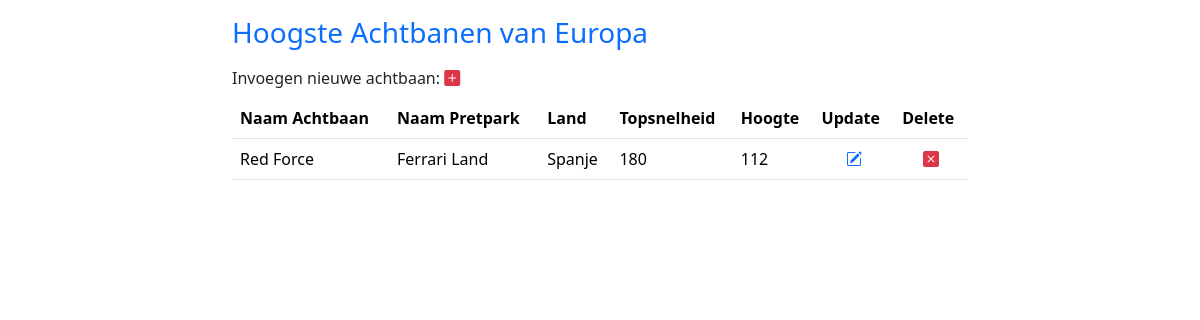
Before: / with the older database file.
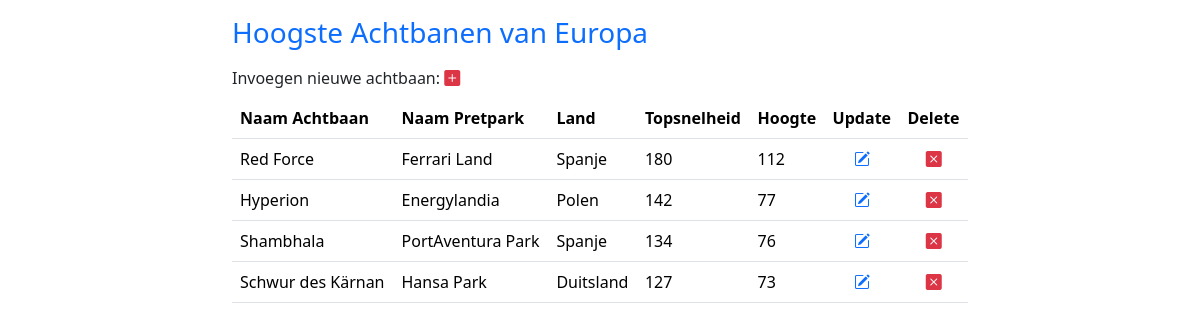
After: the same page with the newer database file.
### tables this page shows
CREATE TABLE AchtbanenVanEuropa
(
     Id                 SMALLINT        UNSIGNED    NOT NULL        AUTO_INCREMENT
    ,Naam               VARCHAR(50)                 NOT NULL
    ,Pretpark           VARCHAR(50)                 NOT NULL
    ,Land               VARCHAR(50)                 NOT NULL
    ,Topsnelheid        TINYINT         UNSIGNED    NOT NULL
    ,Hoogte             TINYINT         UNSIGNED    NOT NULL
    ,IsActief           BIT                         NOT NULL        DEFAULT 1
    ,Opmerking          VARCHAR(255)                    NULL        DEFAULT NULL
    ,DatumAangemaakt    DATETIME(6)                 NOT NULL
    ,DatumGewijzigd     DATETIME(6)                 NOT NULL
    ,CONSTRAINT         PK_AchtbanenVanEuropa_Id    PRIMARY KEY     CLUSTERED(Id)
);

### index.php (the view, shortened to what this page needs)
<?php
include('config/config.php');
$dsn = "mysql:host=$dbHost;
        dbname=$dbName;
        charset=UTF8";
$pdo = new PDO($dsn, $dbUser, $dbPass);
$sql = "SELECT  AVE.Id
               ,AVE.Naam
               ,AVE.Pretpark
               ,AVE.Land
               ,AVE.Topsnelheid
               ,AVE.Hoogte
        FROM AchtbanenVanEuropa AS AVE
        ORDER BY AVE.Hoogte DESC";
$statement = $pdo->prepare($sql);
$statement->execute();
$result = $statement->fetchAll(PDO::FETCH_OBJ);
?>
<!doctype html>
<html lang="en">
  <head>
    <link href="https://cdn.jsdelivr.net/npm/bootstrap@5.3.3/dist/css/bootstrap.min.css" rel="stylesheet">
    <link rel="stylesheet" href="https://cdn.jsdelivr.net/npm/bootstrap-icons@1.11.3/font/bootstrap-icons.min.css">
  </head>
  <body>
    <div class="container mt-3">
      <div class="row">
        <div class="col-2"></div>
        <div class="col-8 text-primary"><h3>Hoogste Achtbanen van Europa</h3></div>
        <div class="col-2"></div>
      </div>
      <div class="row my-2">
        <div class="col-2"></div>
        <div class="col-8">
          Invoegen nieuwe achtbaan: <a href="create.php"><i class="bi bi-plus-square-fill text-danger"></i></a>
        </div>
        <div class="col-2"></div>
      </div>
      <div class="row">
        <div class="col-2"></div>
        <div class="col-8">
          <table class="table table-hover">
            <thead>
                <th>Naam Achtbaan</th>
                <th>Naam Pretpark</th>
                <th>Land</th>
                <th>Topsnelheid</th>
                <th>Hoogte</th>
                <th>Update</th>
                <th>Delete</th>
            </thead>
            <tbody>
              <?php foreach($result as $achtbaan) : ?>
                      <tr>
                        <td><?= $achtbaan->Naam ?></td>
                        <td><?= $achtbaan->Pretpark ?></td>
                        <td><?= $achtbaan->Land ?></td>
                        <td><?= $achtbaan->Topsnelheid ?></td>
                        <td><?= $achtbaan->Hoogte ?></td>
                        <td class="text-center ">
                          <a href="update.php?Id=<?= $achtbaan->Id; ?>" class="text-primary">
                            <i class="bi bi-pencil-square"></i>
                          </a>
                        </td>
                        <td class="text-center">
                          <a href="delete.php?Id=<?= $achtbaan->Id; ?>" class="text-danger">
                            <i class="bi bi-x-square-fill"></i>
                          </a>
                        </td>
                      </tr>
              <?php endforeach; ?>
            </tbody>
          </table>
        </div>
        <div class="col-2"></div>
      </div>
    </div>
  </body>
</html>

Changed rows visible on the page:
added achtbanenvaneuropa: Naam "Hyperion", Pretpark "Energylandia", Land "Polen", Topsnelheid "142", Hoogte "77"
added achtbanenvaneuropa: Naam "Shambhala", Pretpark "PortAventura Park", Land "Spanje", Topsnelheid "134", Hoogte "76"
added achtbanenvaneuropa: Naam "Schwur des Kärnan", Pretpark "Hansa Park", Land "Duitsland", Topsnelheid "127", Hoogte "73"
